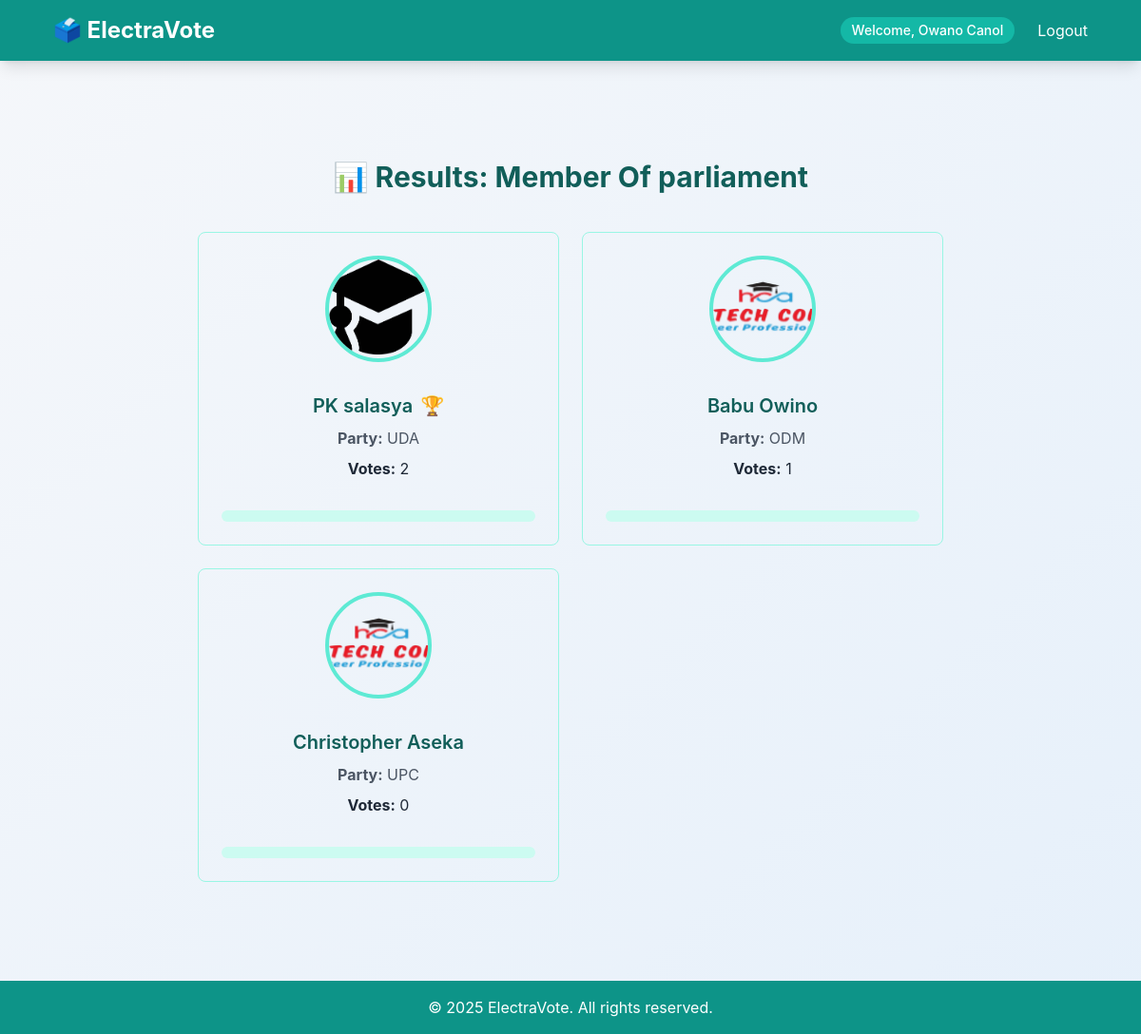
Screenshot of /results/2 (signed in) with the database file from the repository.
### models.py (models this page shows)
class User(db.Model, UserMixin):
    id = db.Column(db.Integer, primary_key=True)
    full_name = db.Column(db.String(100), nullable=False)
    email = db.Column(db.String(120), unique=True, nullable=False)
    national_id = db.Column(db.String(20), unique=True, nullable=False)
    password = db.Column(db.String(128), nullable=False)
    role = db.Column(db.String(10), default='voter')  # 'admin' or 'voter'

class Category(db.Model):
    id = db.Column(db.Integer, primary_key=True)
    name = db.Column(db.String(100), nullable=False)

class Aspirant(db.Model):
    id = db.Column(db.Integer, primary_key=True)
    full_name = db.Column(db.String(100), nullable=False)
    profile_picture = db.Column(db.String(200), nullable=True)
    political_party = db.Column(db.String(100), nullable=False)
    category_id = db.Column(db.Integer, db.ForeignKey('category.id'), nullable=False)
    category = db.relationship('Category', backref=db.backref('aspirants', lazy=True))

### app.py (the view)
@app.route('/results/<int:category_id>')
@login_required
def results(category_id):
    category = Category.query.get_or_404(category_id)
    results = get_results(category_id)
    return render_template('results.html', category=category, results=results)

### app.py (called while the page is built)
@login_manager.user_loader
def load_user(user_id):
    return User.query.get(int(user_id))

def get_results(category_id):
    aspirants = Aspirant.query.filter_by(category_id=category_id).all()
    results = []
    for aspirant in aspirants:
        vote_count = Vote.query.filter_by(aspirant_id=aspirant.id).count()
        results.append({
            'name': aspirant.full_name,
            'party': aspirant.political_party,
            'votes': vote_count,
            'profile_picture': aspirant.profile_picture
        })
    return results

### templates/results.html (shortened to what this page needs)
{% extends 'base.html' %}
{% block content %}
<div class="max-w-6xl mx-auto px-4 sm:px-6 lg:px-8 py-10">
    <h2 class="text-3xl font-bold text-center text-teal-800 mb-10">📊 Results: {{ category.name }}</h2>
    <div id="results" class="grid grid-cols-1 md:grid-cols-2 gap-6">
        {% set max_votes = results | max(attribute='votes') %}
        {% for result in results %}
            <div class="border border-teal-200 rounded-lg text-center transition duration-300 relative" data-name="{{ result.name }}">
                {% if result.profile_picture %}
                    <div class="pt-6">
                        <img src="{{ url_for('static', filename='uploads/profile_pics/' + result.profile_picture) }}"
                             alt="{{ result.name }}"
                             class="w-28 h-28 rounded-full mx-auto mb-4 object-cover border-4 border-teal-300">
                    </div>
                {% endif %}
                <div class="px-6 py-4">
                    <h4 class="text-xl font-semibold flex items-center justify-center gap-2 text-teal-800">
                        {{ result.name }}
                        {% if result.votes == max_votes.votes and result.votes > 0 %}
                            <span class="text-orange-500 animate-pulse">🏆</span>
                        {% endif %}
                    </h4>
                    <p class="text-gray-600 mt-2"><strong>Party:</strong> {{ result.party }}</p>
                    <p class="text-gray-800 mt-2"><strong>Votes:</strong> <span class="vote-count">{{ result.votes }}</span></p>
                </div>
                <div class="px-6 pb-6">
                    <div class="w-full bg-teal-100 rounded-full h-3 mt-4 overflow-hidden relative">
                    </div>
                </div>
            </div>
        {% endfor %}
    </div>
</div>
{% endblock %}

### templates/base.html (shortened to what this page needs)
<!DOCTYPE html>
<html lang="en" class="scroll-smooth">
<head>
    <script src="https://cdn.tailwindcss.com"></script>
</head>
<body class="text-gray-800 min-h-screen flex flex-col">
    <header class="bg-teal-600 text-white shadow-lg">
        <nav class="max-w-6xl mx-auto px-4 sm:px-6 lg:px-8 py-4 flex items-center justify-between">
            <a href="/" class="text-2xl font-bold flex items-center gap-2">
                🗳️ ElectraVote
            </a>
            <div class="hidden md:flex items-center space-x-6">
                {% if current_user.is_authenticated %}
                    <span class="text-sm font-medium bg-teal-500 px-3 py-1 rounded-full">Welcome, {{ current_user.full_name }}</span>
                    <a href="{{ url_for('logout') }}" class="nav-link text-white hover:text-orange-400">Logout</a>
                {% else %}
                    <a href="{{ url_for('register') }}" class="nav-link text-white hover:text-orange-400">Register</a>
                    <a href="{{ url_for('login') }}" class="nav-link text-white hover:text-orange-400">Login</a>
                {% endif %}
            </div>
        </nav>
    </header>
    <main class="flex-1 py-10 px-4 sm:px-6 lg:px-8">
        <div class="max-w-4xl mx-auto">
            <div class="p-6">
                {% block content %}{% endblock %}
            </div>
        </div>
    </main>
    <footer class="bg-teal-600 text-white py-4">
        <div class="max-w-6xl mx-auto px-4 sm:px-6 lg:px-8 text-center">
            <p>© 2025 ElectraVote. All rights reserved.</p>
        </div>
    </footer>
</body>
</html>

### templates/base.html (style rules this page uses)
body { background: linear-gradient(135deg, #f5f7fa 0%, #e6f0fa 100%); font-family: 'Inter', sans-serif; }
.nav-link { position: relative; transition: color 0.3s ease; }
.nav-link::after { content: ''; position: absolute; width: 0; height: 2px; bottom: -4px; left: 0; background-color: #f97316; transition: width 0.3s ease; }

### rows the page displays
User: full_name "Owano Canol"
Category: name "Member Of parliament"
Aspirant: profile_picture (picture), name "PK salasya", party "UDA", votes "2"
Aspirant: profile_picture (picture), name "Babu Owino", party "ODM", votes "1"
Aspirant: profile_picture (picture), name "Christopher Aseka", party "UPC", votes "0"
